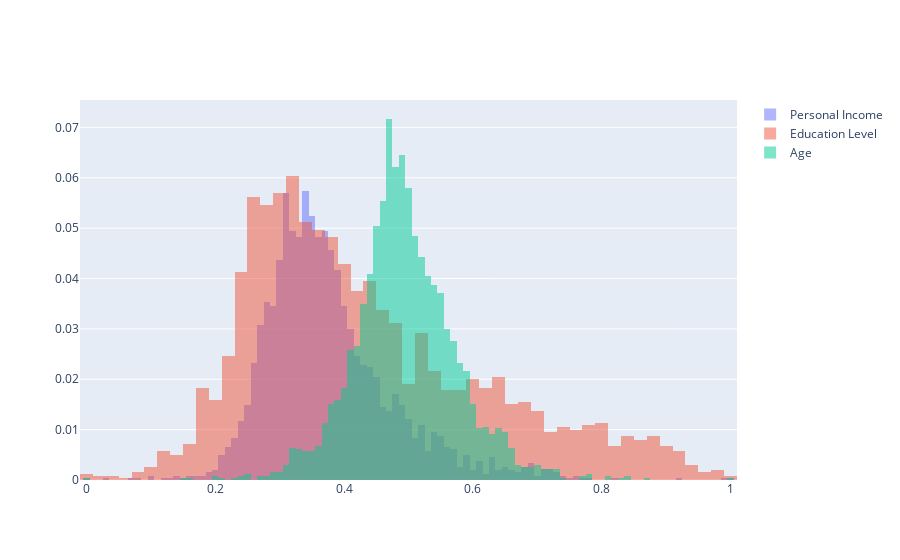

The cell this chart's notebook holds for it:
### Code cell
# process the age by postcode data
def get_age_data(filepath):
    df = pd.read_csv(
        filepath,
        header=6,
    )
    return df
age_df = get_age_data("../data/raw/ABS/2021-age-by-postcode.csv")
# rename first column to "Postcode"
age_df = age_df.rename(columns={age_df.columns[0]: "Postcode"})
# filter out rows that don't start with 4 digits
age_df = age_df[age_df["Postcode"].str.match(r"^\d{4}.*")]
# strip anything after the first 4 digits from the Postcode
age_df["Postcode"] = age_df["Postcode"].str.extract(r"(\d{4})")
# pull out just the age groups into a new dataframe named data
cols = age_df.columns
ncols = len(cols)
data = age_df[cols[1:ncols-2]]
# create a numeric value to represent each column based on the midpoint of the age range
age_range = age_df.columns[1:ncols-2]
age_range = age_range.str.extract(r"(\d+)-(\d+)")
age_range = age_range.astype(float)
age_range = age_range.mean(axis=1)
age_range[len(age_range)-1] = 100
age_range = age_range.astype(int)
# convert values in data to numeric type
data = data.apply(pd.to_numeric)
total = data.sum(axis=1)
# for each column in data, divide by total
frac = data.div(total, axis=0)
func = lambda x: sum(np.asarray(x) * np.asarray(age_range))
mean_age = frac.apply(func, axis=1)
# normalize mean_age to the range 0-1
mean_age = (mean_age - mean_age.min()) / (mean_age.max() - mean_age.min())
fig.add_trace(go.Histogram(x=mean_age, histnorm='probability', name='Age'))
fig.update_layout(barmode='overlay')
fig.update_traces(opacity=0.5)
fig.show()

### Figure 1 — Plotly figure (JSON) as saved in the notebook; plotly's stock layout.template omitted (floating-point values rounded to 4 significant figures; data arrays with more than 128 entries replaced by an {"elided": "..."} marker saying what was removed)
{"data": [{"histnorm": "probability", "name": "Personal Income", "opacity": 0.5, "type": "histogram", "x": {"elided": "2641 float values"}}, {"histnorm": "probability", "name": "Education Level", "opacity": 0.5, "type": "histogram", "x": {"elided": "2641 float values"}}, {"histnorm": "probability", "name": "Age", "opacity": 0.5, "type": "histogram", "x": {"elided": "2641 float values"}}], "layout": {"barmode": "overlay"}}
